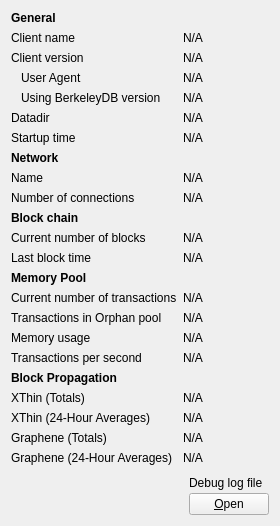
     <widget class="QWidget" name="tab_info">
      <attribute name="title">
       <string>&amp;Information</string>
      </attribute>
      <layout class="QGridLayout" name="gridLayout" columnstretch="0,3,0">
       <item row="1" column="0">
        <widget class="QLabel" name="label_5">
         <property name="text">
          <string>Client name</string>
         </property>
        </widget>
       </item>
       <item row="2" column="0">
        <widget class="QLabel" name="label_6">
         <property name="text">
          <string>Client version</string>
         </property>
        </widget>
       </item>
       <item row="3" column="0">
        <widget class="QLabel" name="labelClientUserAgent">
         <property name="text">
          <string>User Agent</string>
         </property>
         <property name="indent">
          <number>10</number>
         </property>
        </widget>
       </item>
       <item row="4" column="0">
        <widget class="QLabel" name="label_berkeleyDBVersion">
         <property name="text">
          <string>Using BerkeleyDB version</string>
         </property>
         <property name="indent">
          <number>10</number>
         </property>
        </widget>
       </item>
       <item row="5" column="0">
        <widget class="QLabel" name="label_12">
         <property name="text">
          <string>Datadir</string>
         </property>
        </widget>
       </item>
       <item row="6" column="0">
        <widget class="QLabel" name="label_13">
         <property name="text">
          <string>Startup time</string>
         </property>
        </widget>
       </item>
       <item row="8" column="0">
        <widget class="QLabel" name="label_8">
         <property name="text">
          <string>Name</string>
         </property>
        </widget>
       </item>
       <item row="9" column="0">
        <widget class="QLabel" name="label_7">
         <property name="text">
          <string>Number of connections</string>
         </property>
        </widget>
       </item>
       <item row="11" column="0">
        <widget class="QLabel" name="label_3">
         <property name="text">
          <string>Current number of blocks</string>
         </property>
        </widget>
       </item>
       <item row="12" column="0">
        <widget class="QLabel" name="labelLastBlockTime">
         <property name="text">
          <string>Last block time</string>
         </property>
        </widget>
       </item>
       <item row="14" column="0">
        <widget class="QLabel" name="labelNumberOfTransactions">
         <property name="text">
          <string>Current number of transactions</string>
         </property>
        </widget>
       </item>
       <item row="15" column="0">
        <widget class="QLabel" name="labelNumberOfOrphanTransactions">
         <property name="text">
          <string>Transactions in Orphan pool</string>
         </property>
        </widget>
       </item>
       <item row="16" column="0">
        <widget class="QLabel" name="labelMemoryUsage">
         <property name="text">
          <string>Memory usage</string>
         </property>
        </widget>
       </item>
       <item row="17" column="0">
        <widget class="QLabel" name="labelTransactionsPerSecond">
         <property name="text">
          <string>Transactions per second</string>
         </property>
        </widget>
       </item>
       <item row="19" column="0">
        <widget class="QLabel" name="labelXThinTotals">
         <property name="text">
          <string>XThin (Totals)</string>
         </property>
        </widget>
       </item>
       <item row="20" column="0">
        <widget class="QLabel" name="labelXThin24hAverages">
         <property name="text">
          <string>XThin (24-Hour Averages)</string>
         </property>
        </widget>
       </item>
       <item row="21" column="0">
        <widget class="QLabel" name="labelGrapheneTotals">
         <property name="text">
          <string>Graphene (Totals)</string>
         </property>
        </widget>
       </item>
       <item row="22" column="0">
        <widget class="QLabel" name="labelGraphene24hAverages">
         <property name="text">
          <string>Graphene (24-Hour Averages)</string>
         </property>
        </widget>
       </item>
       <item row="23" column="2">
        <layout class="QVBoxLayout" name="verticalLayoutDebugButton">
         <property name="spacing">
          <number>3</number>
         </property>
         <item>
          <spacer name="verticalSpacer_2">
           <property name="orientation">
            <enum>Qt::Vertical</enum>
           </property>
           <property name="sizeHint" stdset="0">
            <size>
             <width>10</width>
             <height>5</height>
            </size>
           </property>
          </spacer>
         </item>
         <item>
          <widget class="QLabel" name="labelDebugLogfile">
           <property name="text">
            <string>Debug log file</string>
           </property>
          </widget>
         </item>
         <item>
          <widget class="QPushButton" name="openDebugLogfileButton">
           <property name="toolTip">
            <string>Open the %1 debug log file from the current data directory. This can take a few seconds for large log files.</string>
           </property>
           <property name="text">
            <string>&amp;Open</string>
           </property>
           <property name="autoDefault">
            <bool>false</bool>
           </property>
          </widget>
         </item>
        </layout>
       </item>
       <item row="23" column="0" colspan="2">
        <spacer name="verticalSpacer">
         <property name="orientation">
          <enum>Qt::Vertical</enum>
         </property>
         <property name="sizeHint" stdset="0">
          <size>
           <width>20</width>
           <height>40</height>
          </size>
         </property>
        </spacer>
       </item>
       <item row="22" column="1" colspan="2">
        <widget class="QLabel" name="blocksGraphene24hAverages">
         <property name="cursor">
          <cursorShape>IBeamCursor</cursorShape>
         </property>
         <property name="text">
          <string>N/A</string>
         </property>
         <property name="textFormat">
          <enum>Qt::PlainText</enum>
         </property>
         <property name="textInteractionFlags">
          <set>Qt::LinksAccessibleByMouse|Qt::TextSelectableByKeyboard|Qt::TextSelectableByMouse</set>
         </property>
        </widget>
       </item>
       <item row="21" column="1" colspan="2">
        <widget class="QLabel" name="blocksGrapheneTotals">
         <property name="cursor">
          <cursorShape>IBeamCursor</cursorShape>
         </property>
         <property name="text">
          <string>N/A</string>
         </property>
         <property name="textFormat">
          <enum>Qt::PlainText</enum>
         </property>
         <property name="textInteractionFlags">
          <set>Qt::LinksAccessibleByMouse|Qt::TextSelectableByKeyboard|Qt::TextSelectableByMouse</set>
         </property>
        </widget>
       </item>
       <item row="20" column="1" colspan="2">
        <widget class="QLabel" name="blocksXThin24hAverages">
         <property name="cursor">
          <cursorShape>IBeamCursor</cursorShape>
         </property>
         <property name="text">
          <string>N/A</string>
         </property>
         <property name="textFormat">
          <enum>Qt::PlainText</enum>
         </property>
         <property name="textInteractionFlags">
          <set>Qt::LinksAccessibleByMouse|Qt::TextSelectableByKeyboard|Qt::TextSelectableByMouse</set>
         </property>
        </widget>
       </item>
       <item row="19" column="1" colspan="2">
        <widget class="QLabel" name="blocksXThinTotals">
         <property name="cursor">
          <cursorShape>IBeamCursor</cursorShape>
         </property>
         <property name="text">
          <string>N/A</string>
         </property>
         <property name="textFormat">
          <enum>Qt::PlainText</enum>
         </property>
         <property name="textInteractionFlags">
          <set>Qt::LinksAccessibleByMouse|Qt::TextSelectableByKeyboard|Qt::TextSelectableByMouse</set>
         </property>
        </widget>
       </item>
       <item row="18" column="0" colspan="3">
        <widget class="QLabel" name="labelStatsTitle">
         <property name="font">
          <font>
           <weight>75</weight>
           <bold>true</bold>
          </font>
         </property>
         <property name="text">
          <string>Block Propagation</string>
         </property>
        </widget>
       </item>
       <item row="17" column="1" colspan="2">
        <widget class="QLabel" name="transactionsPerSecond">
         <property name="cursor">
          <cursorShape>IBeamCursor</cursorShape>
         </property>
         <property name="text">
          <string>N/A</string>
         </property>
         <property name="textFormat">
          <enum>Qt::PlainText</enum>
         </property>
         <property name="textInteractionFlags">
          <set>Qt::LinksAccessibleByMouse|Qt::TextSelectableByKeyboard|Qt::TextSelectableByMouse</set>
         </property>
        </widget>
       </item>
       <item row="16" column="1" colspan="2">
        <widget class="QLabel" name="mempoolSize">
         <property name="cursor">
          <cursorShape>IBeamCursor</cursorShape>
         </property>
         <property name="text">
          <string>N/A</string>
         </property>
         <property name="textFormat">
          <enum>Qt::PlainText</enum>
         </property>
         <property name="textInteractionFlags">
          <set>Qt::LinksAccessibleByMouse|Qt::TextSelectableByKeyboard|Qt::TextSelectableByMouse</set>
         </property>
        </widget>
       </item>
       <item row="15" column="1" colspan="2">
        <widget class="QLabel" name="orphanPoolNumberTxs">
         <property name="cursor">
          <cursorShape>IBeamCursor</cursorShape>
         </property>
         <property name="text">
          <string>N/A</string>
         </property>
         <property name="textFormat">
          <enum>Qt::PlainText</enum>
         </property>
         <property name="textInteractionFlags">
          <set>Qt::LinksAccessibleByMouse|Qt::TextSelectableByKeyboard|Qt::TextSelectableByMouse</set>
         </property>
        </widget>
       </item>
       <item row="14" column="1" colspan="2">
        <widget class="QLabel" name="mempoolNumberTxs">
         <property name="cursor">
          <cursorShape>IBeamCursor</cursorShape>
         </property>
         <property name="text">
          <string>N/A</string>
         </property>
         <property name="textFormat">
          <enum>Qt::PlainText</enum>
         </property>
         <property name="textInteractionFlags">
          <set>Qt::LinksAccessibleByMouse|Qt::TextSelectableByKeyboard|Qt::TextSelectableByMouse</set>
         </property>
        </widget>
       </item>
       <item row="13" column="0" colspan="3">
        <widget class="QLabel" name="labelMempoolTitle">
         <property name="font">
          <font>
           <weight>75</weight>
           <bold>true</bold>
          </font>
         </property>
         <property name="text">
          <string>Memory Pool</string>
         </property>
        </widget>
       </item>
       <item row="12" column="1" colspan="2">
        <widget class="QLabel" name="lastBlockTime">
         <property name="cursor">
          <cursorShape>IBeamCursor</cursorShape>
         </property>
         <property name="text">
          <string>N/A</string>
         </property>
         <property name="textFormat">
          <enum>Qt::PlainText</enum>
         </property>
         <property name="textInteractionFlags">
          <set>Qt::LinksAccessibleByMouse|Qt::TextSelectableByKeyboard|Qt::TextSelectableByMouse</set>
         </property>
        </widget>
       </item>
       <item row="11" column="1" colspan="2">
        <widget class="QLabel" name="numberOfBlocks">
         <property name="cursor">
          <cursorShape>IBeamCursor</cursorShape>
         </property>
         <property name="text">
          <string>N/A</string>
         </property>
         <property name="textFormat">
          <enum>Qt::PlainText</enum>
         </property>
         <property name="textInteractionFlags">
          <set>Qt::LinksAccessibleByMouse|Qt::TextSelectableByKeyboard|Qt::TextSelectableByMouse</set>
         </property>
        </widget>
       </item>
       <item row="10" column="0" colspan="3">
        <widget class="QLabel" name="label_10">
         <property name="font">
          <font>
           <weight>75</weight>
           <bold>true</bold>
          </font>
         </property>
         <property name="text">
          <string>Block chain</string>
         </property>
        </widget>
       </item>
       <item row="9" column="1" colspan="2">
        <widget class="QLabel" name="numberOfConnections">
         <property name="cursor">
          <cursorShape>IBeamCursor</cursorShape>
         </property>
         <property name="text">
          <string>N/A</string>
         </property>
         <property name="textFormat">
          <enum>Qt::PlainText</enum>
         </property>
         <property name="textInteractionFlags">
          <set>Qt::LinksAccessibleByMouse|Qt::TextSelectableByKeyboard|Qt::TextSelectableByMouse</set>
         </property>
        </widget>
       </item>
       <item row="8" column="1" colspan="2">
        <widget class="QLabel" name="networkName">
         <property name="cursor">
          <cursorShape>IBeamCursor</cursorShape>
         </property>
         <property name="text">
          <string>N/A</string>
         </property>
         <property name="textFormat">
          <enum>Qt::PlainText</enum>
         </property>
         <property name="textInteractionFlags">
          <set>Qt::LinksAccessibleByMouse|Qt::TextSelectableByKeyboard|Qt::TextSelectableByMouse</set>
         </property>
        </widget>
       </item>
       <item row="7" column="0" colspan="3">
        <widget class="QLabel" name="labelNetwork">
         <property name="font">
          <font>
           <weight>75</weight>
           <bold>true</bold>
          </font>
         </property>
         <property name="text">
          <string>Network</string>
         </property>
        </widget>
       </item>
       <item row="6" column="1" colspan="2">
        <widget class="QLabel" name="startupTime">
         <property name="cursor">
          <cursorShape>IBeamCursor</cursorShape>
         </property>
         <property name="text">
          <string>N/A</string>
         </property>
         <property name="textFormat">
          <enum>Qt::PlainText</enum>
         </property>
         <property name="textInteractionFlags">
          <set>Qt::LinksAccessibleByMouse|Qt::TextSelectableByKeyboard|Qt::TextSelectableByMouse</set>
         </property>
        </widget>
       </item>
       <item row="5" column="1" colspan="2">
        <widget class="QLabel" name="dataDir">
         <property name="cursor">
          <cursorShape>IBeamCursor</cursorShape>
         </property>
         <property name="text">
          <string>N/A</string>
         </property>
         <property name="textFormat">
          <enum>Qt::PlainText</enum>
         </property>
         <property name="wordWrap">
          <bool>true</bool>
         </property>
         <property name="textInteractionFlags">
          <set>Qt::LinksAccessibleByMouse|Qt::TextSelectableByKeyboard|Qt::TextSelectableByMouse</set>
         </property>
        </widget>
       </item>
       <item row="4" column="1" colspan="2">
        <widget class="QLabel" name="berkeleyDBVersion">
         <property name="cursor">
          <cursorShape>IBeamCursor</cursorShape>
         </property>
         <property name="text">
          <string>N/A</string>
         </property>
         <property name="textFormat">
          <enum>Qt::PlainText</enum>
         </property>
         <property name="textInteractionFlags">
          <set>Qt::LinksAccessibleByMouse|Qt::TextSelectableByKeyboard|Qt::TextSelectableByMouse</set>
         </property>
        </widget>
       </item>
       <item row="3" column="1" colspan="2">
        <widget class="QLabel" name="clientUserAgent">
         <property name="cursor">
          <cursorShape>IBeamCursor</cursorShape>
         </property>
         <property name="text">
          <string>N/A</string>
         </property>
         <property name="textFormat">
          <enum>Qt::PlainText</enum>
         </property>
         <property name="textInteractionFlags">
          <set>Qt::LinksAccessibleByMouse|Qt::TextSelectableByKeyboard|Qt::TextSelectableByMouse</set>
         </property>
        </widget>
       </item>
       <item row="2" column="1" colspan="2">
        <widget class="QLabel" name="clientVersion">
         <property name="cursor">
          <cursorShape>IBeamCursor</cursorShape>
         </property>
         <property name="text">
          <string>N/A</string>
         </property>
         <property name="textFormat">
          <enum>Qt::PlainText</enum>
         </property>
         <property name="textInteractionFlags">
          <set>Qt::LinksAccessibleByMouse|Qt::TextSelectableByKeyboard|Qt::TextSelectableByMouse</set>
         </property>
        </widget>
       </item>
       <item row="1" column="1" colspan="2">
        <widget class="QLabel" name="clientName">
         <property name="cursor">
          <cursorShape>IBeamCursor</cursorShape>
         </property>
         <property name="text">
          <string>N/A</string>
         </property>
         <property name="textFormat">
          <enum>Qt::PlainText</enum>
         </property>
         <property name="textInteractionFlags">
          <set>Qt::LinksAccessibleByMouse|Qt::TextSelectableByKeyboard|Qt::TextSelectableByMouse</set>
         </property>
        </widget>
       </item>
       <item row="0" column="0" colspan="3">
        <widget class="QLabel" name="label_9">
         <property name="font">
          <font>
           <weight>75</weight>
           <bold>true</bold>
          </font>
         </property>
         <property name="text">
          <string>General</string>
         </property>
        </widget>
       </item>
      </layout>
     </widget>
